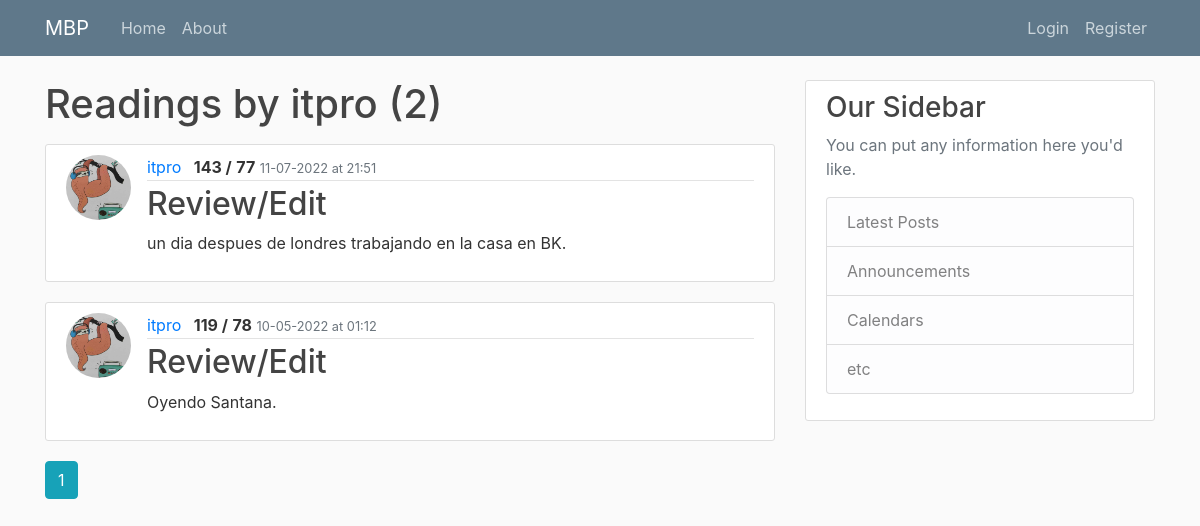
Page /user/itpro on the earlier database version.
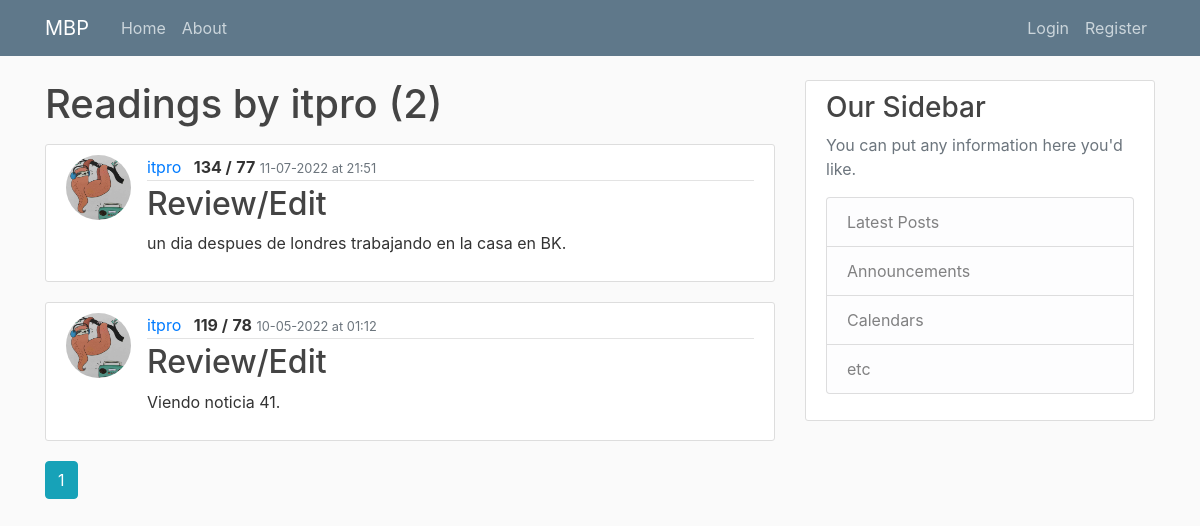
Same page on the later database version.
### mbp/models.py (models this page shows, shortened)
class Reading(db.Model):
    id = db.Column(db.Integer, primary_key=True)
    sys = db.Column(db.String(3), nullable=False)
    dia = db.Column(db.String(3), nullable=False)
    notes = db.Column(db.Text, nullable=False)
    date_posted = db.Column(db.DateTime, nullable=False, default=datetime.utcnow)
    user_id = db.Column(db.Integer, db.ForeignKey('user.id'), nullable=False)

class User(db.Model, UserMixin):
    id = db.Column(db.Integer, primary_key=True)
    username = db.Column(db.String(20), unique=True, nullable=False)
    email = db.Column(db.String(120), unique=True, nullable=False)
    image_file = db.Column(db.String(20), nullable=False, default='default.jpg')
    password = db.Column(db.String(60), nullable=False)
    readings = db.relationship('Reading', backref='user', lazy=True)

### mbp/users/routes.py (the view)
@users.route('/user/<string:username>')
def user_readings(username):
    page = request.args.get('page', 1, type=int) #Grab the page we want. In this case page one. Set type integer as the page number.
    user = User.query.filter_by(username=username).first_or_404()
    reading = Reading.query.filter_by(user=user)\
        .order_by(Reading.date_posted.desc())\
        .paginate(page=page, per_page=5) #Show 5 readings per page. Can use http://localhost:8000/home?page=3 to navigate to pages.
    return render_template('user_readings.html', reading=reading, user=user)

### mbp/templates/user_readings.html
{% extends "base.html" %}
{% block content %}
    <h1 class="mb-3">Readings by {{ user.username }} ({{ reading.total }})</h1>
    {% for reading in reading.items %}
    <article class="media content-section">
      <img class="rounded-circle article-img" src="{{ url_for('static', filename='profile_pics/' + reading.user.image_file) }}" />
      <div class="media-body">
        <div class="article-metadata">
          <a class="mr-2" href="{{ url_for('users.user_readings', username=reading.user.username) }}">{{ reading.user.username }}</a>
          <text class="font-weight-bold">{{ reading.sys }} /</text>
          <text class="font-weight-bold">{{ reading.dia}}</text>
          <small class="text-muted">{{ reading.date_posted.strftime('%m-%d-%Y at %H:%M') }}</small>
        </div>
        <h2><a class="article-title" href="{{ url_for('readings.reading', reading_id=reading.id) }}">Review/Edit</a></h2>
          <p class="article-content">{{ reading.notes }}</p>
      </div>
    </article>
    {% endfor %}
    {% for page_num in reading.iter_pages(left_edge=1, right_edge=1, left_current=1, right_current=2) %}
      {% if page_num %}
        {% if reading.page == page_num %}
          <a class="btn btn-info mb-4" href="{{ url_for('users.user_readings', username=user.username, page=page_num) }}">{{ page_num }}</a>
        {% else %}
          <a class="btn btn-outline-info mb-4" href="{{ url_for('users.user_readings', username=user.username, page=page_num) }}">{{ page_num }}</a>
        {% endif %}
      {% else %}
        ...
      {% endif %}
    {% endfor %}
{% endblock content %}

Differences in the rows shown:
changed Reading "un dia despues de londres trabajando en la casa en BK.": sys "143" → "134"
changed Reading: notes "Oyendo Santana." → "Viendo noticia 41."
